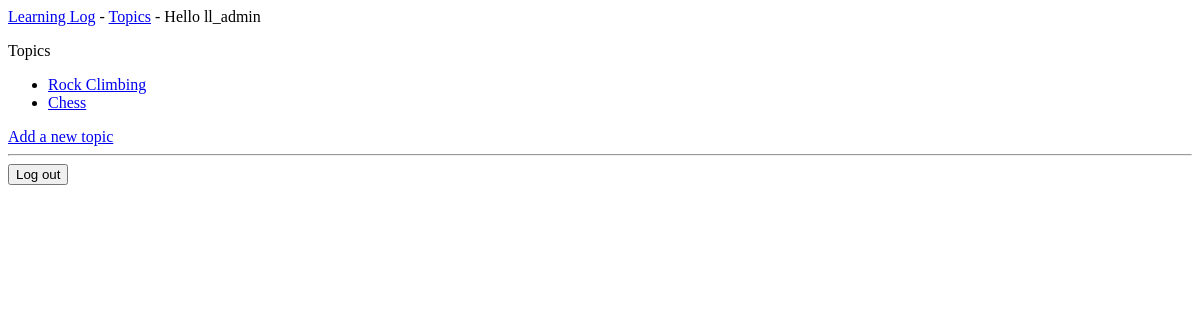
The app's page /topics/ (signed in), older data.
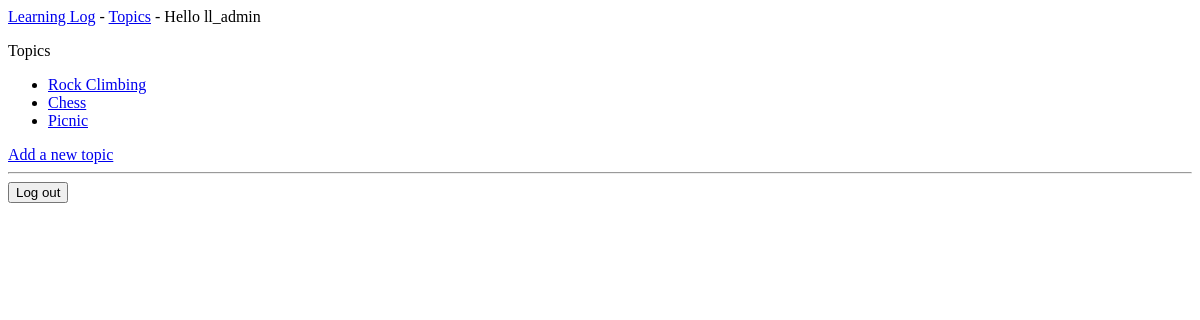
The same page, newer data.
### learningg_logs/models.py (models this page shows)
class Topic(models.Model):
    text = models.CharField(max_length=200)
    date_added = models.DateTimeField(auto_now_add=True)
    owner = models.ForeignKey(User, on_delete=models.CASCADE)
    def __str__(self):
        return self.text

### learningg_logs/views.py (the view)
# urls.py: path('topics/', views.topics, name='topics'),
@login_required
def topics(request):
    topics = Topic.objects.filter(owner=request.user).order_by('date_added')
    context = {'topics': topics}
    return render(request, 'learningg_logs/topics.html', context)

### learningg_logs/templates/learningg_logs/topics.html
{% extends "learningg_logs/base.html" %}
{% block content%}
<p> Topics </p>
	<ul>
		{% for topic in topics %}
			<li>
				<a href="{% url 'learningg_logs:topic' topic.id%}">{{topic}}</a>
			</li>
		{% empty %}
			<li>No topics have been added yet.</li>
		{% endfor %}
	</ul>
<a href="{% url 'learningg_logs:new_topic' %}">Add a new topic</a>
{% endblock %}

Row changes from the older to the newer data that the page shows:
added Topic: text "Picnic"
